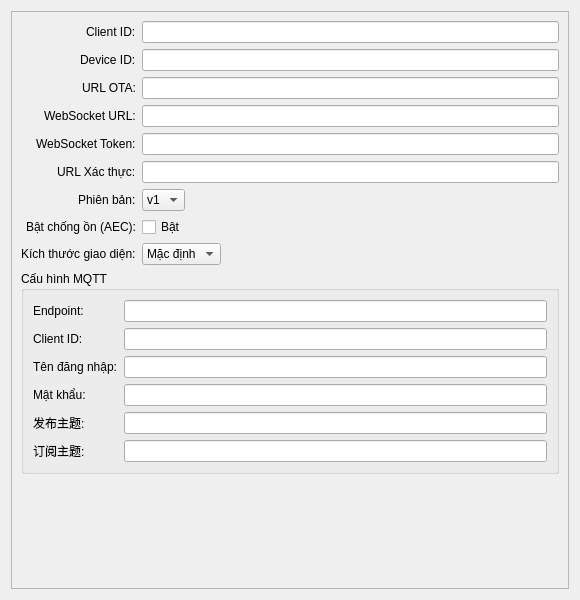
<?xml version="1.0" encoding="UTF-8"?>
<ui version="4.0">
 <class>SystemOptionsWidget</class>
 <widget class="QWidget" name="SystemOptionsWidget">
  <property name="geometry">
   <rect>
    <x>0</x>
    <y>0</y>
    <width>580</width>
    <height>600</height>
   </rect>
  </property>
  <property name="windowTitle">
   <string>Hệ thống</string>
  </property>
  <layout class="QVBoxLayout" name="verticalLayout">
   <item>
    <widget class="QScrollArea" name="scrollArea">
     <property name="widgetResizable">
      <bool>true</bool>
     </property>
     <widget class="QWidget" name="scrollAreaWidgetContents">
      <property name="geometry">
       <rect>
        <x>0</x>
        <y>0</y>
        <width>578</width>
        <height>580</height>
       </rect>
      </property>
      <layout class="QFormLayout" name="formLayout">
       <property name="labelAlignment">
        <set>Qt::AlignRight|Qt::AlignVCenter</set>
       </property>
       <property name="fieldGrowthPolicy">
        <enum>QFormLayout::ExpandingFieldsGrow</enum>
       </property>
       <item row="0" column="0">
        <widget class="QLabel" name="label_client_id">
         <property name="text">
          <string>Client ID:</string>
         </property>
        </widget>
       </item>
       <item row="0" column="1">
        <widget class="QLineEdit" name="client_id_edit"/>
       </item>
       <item row="1" column="0">
        <widget class="QLabel" name="label_device_id">
         <property name="text">
          <string>Device ID:</string>
         </property>
        </widget>
       </item>
       <item row="1" column="1">
        <widget class="QLineEdit" name="device_id_edit"/>
       </item>
       <item row="2" column="0">
        <widget class="QLabel" name="label_ota_url">
         <property name="text">
          <string>URL OTA:</string>
         </property>
        </widget>
       </item>
       <item row="2" column="1">
        <widget class="QLineEdit" name="ota_url_edit"/>
       </item>
       <item row="3" column="0">
        <widget class="QLabel" name="label_websocket_url">
         <property name="text">
          <string>WebSocket URL:</string>
         </property>
        </widget>
       </item>
       <item row="3" column="1">
        <widget class="QLineEdit" name="websocket_url_edit"/>
       </item>
       <item row="4" column="0">
        <widget class="QLabel" name="label_websocket_token">
         <property name="text">
          <string>WebSocket Token:</string>
         </property>
        </widget>
       </item>
       <item row="4" column="1">
        <widget class="QLineEdit" name="websocket_token_edit">
         <property name="echoMode">
          <enum>QLineEdit::Password</enum>
         </property>
        </widget>
       </item>
       <item row="5" column="0">
        <widget class="QLabel" name="label_authorization_url">
         <property name="text">
          <string>URL Xác thực:</string>
         </property>
        </widget>
       </item>
       <item row="5" column="1">
        <widget class="QLineEdit" name="authorization_url_edit"/>
       </item>
       <item row="6" column="0">
        <widget class="QLabel" name="label_activation_version">
         <property name="text">
          <string>Phiên bản:</string>
         </property>
        </widget>
       </item>
       <item row="6" column="1">
        <widget class="QComboBox" name="activation_version_combo">
         <item>
          <property name="text">
           <string>v1</string>
          </property>
         </item>
         <item>
          <property name="text">
           <string>v2</string>
          </property>
         </item>
        </widget>
       </item>
       <item row="7" column="0">
        <widget class="QLabel" name="label_aec_enabled">
         <property name="text">
          <string>Bật chống ồn (AEC):</string>
         </property>
        </widget>
       </item>
       <item row="7" column="1">
        <widget class="QCheckBox" name="aec_enabled_check">
         <property name="text">
          <string>Bật</string>
         </property>
        </widget>
       </item>
       <item row="8" column="0">
        <widget class="QLabel" name="label_window_size">
         <property name="text">
          <string>Kích thước giao diện:</string>
         </property>
        </widget>
       </item>
       <item row="8" column="1">
        <widget class="QComboBox" name="window_size_combo">
         <item>
          <property name="text">
           <string>Mặc định</string>
          </property>
         </item>
         <item>
          <property name="text">
           <string>75%</string>
          </property>
         </item>
         <item>
          <property name="text">
           <string>100%</string>
          </property>
         </item>
        </widget>
       </item>
       <item row="9" column="0" colspan="2">
        <widget class="QGroupBox" name="mqtt_group">
         <property name="title">
          <string>Cấu hình MQTT</string>
         </property>
         <layout class="QFormLayout" name="mqtt_form">
          <item row="0" column="0">
           <widget class="QLabel" name="label_mqtt_endpoint">
            <property name="text">
             <string>Endpoint:</string>
            </property>
           </widget>
          </item>
          <item row="0" column="1">
           <widget class="QLineEdit" name="mqtt_endpoint_edit"/>
          </item>
          <item row="1" column="0">
           <widget class="QLabel" name="label_mqtt_client_id">
            <property name="text">
             <string>Client ID:</string>
            </property>
           </widget>
          </item>
          <item row="1" column="1">
           <widget class="QLineEdit" name="mqtt_client_id_edit"/>
          </item>
          <item row="2" column="0">
           <widget class="QLabel" name="label_mqtt_username">
            <property name="text">
             <string>Tên đăng nhập:</string>
            </property>
           </widget>
          </item>
          <item row="2" column="1">
           <widget class="QLineEdit" name="mqtt_username_edit"/>
          </item>
          <item row="3" column="0">
           <widget class="QLabel" name="label_mqtt_password">
            <property name="text">
             <string>Mật khẩu:</string>
            </property>
           </widget>
          </item>
          <item row="3" column="1">
           <widget class="QLineEdit" name="mqtt_password_edit">
            <property name="echoMode">
             <enum>QLineEdit::Password</enum>
            </property>
           </widget>
          </item>
          <item row="4" column="0">
           <widget class="QLabel" name="label_mqtt_publish_topic">
            <property name="text">
             <string>发布主题:</string>
            </property>
           </widget>
          </item>
          <item row="4" column="1">
           <widget class="QLineEdit" name="mqtt_publish_topic_edit"/>
          </item>
          <item row="5" column="0">
           <widget class="QLabel" name="label_mqtt_subscribe_topic">
            <property name="text">
             <string>订阅主题:</string>
            </property>
           </widget>
          </item>
          <item row="5" column="1">
           <widget class="QLineEdit" name="mqtt_subscribe_topic_edit"/>
          </item>
         </layout>
        </widget>
       </item>
      </layout>
     </widget>
    </widget>
   </item>
  </layout>
 </widget>
 <resources/>
 <connections/>
</ui>
